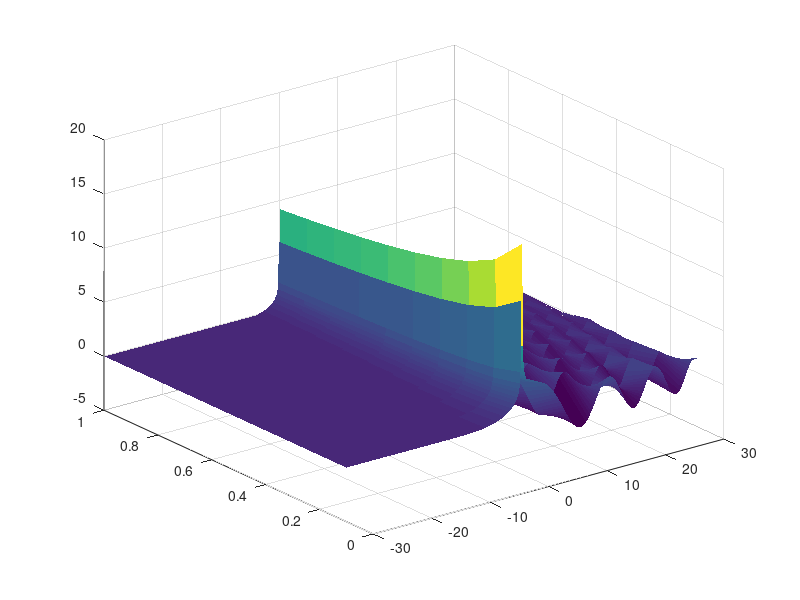

Reproduce this figure in MATLAB.
L = 30;
X = -L:0.1:L;
x = (X);
Y = [];
Tau = 0:0.1:1;
A = 10;
for t = Tau
%    for x = X
%       I = sqrt(((2.*pi)./(abs(sqrt(x/3))*tau))).*...
%         ((A)./(2.*pi)).*(sin((tau.*sqrt(x/3)))./(tau.*(sqrt(x/3)))).*...
%         exp(1i.*tau.*((sqrt(x/3).^3)-sqrt(x/3).*x)+ 1i.*(pi/4).*sign(6.*(sqrt(x/3))-1)); 
        count = 0
        for x = X
            count = count + 1;
%                     if()
                   I(count) = sqrt(((2.*pi)./((6*abs(sqrt(x/3))-1)*((t^(1/2)))))).*...
        ((A)./(2.*pi)).*(sin(((t^(1/2)).*sqrt(x/3)))./((t^(1/2)).*(sqrt(x/3)))).*...
        exp(1i.*(t^(1/2)).*((sqrt(x/3).^3)-sqrt(x/3).*x)+ 1i.*(pi/4).*sign(6.*(sqrt(x/3))-1));
          sqrt(((2.*pi)./(6*abs(-sqrt(x/3)-1)*((t^(1/2)))))).*...
          ((A)./(2.*pi)).*(sin(((t^(1/2)).*-sqrt(x/3)))./((t^(1/2)).*(-sqrt(x/3)))).*...
          exp(1i.*(t^(1/2)).*((-sqrt(x/3).^3)+sqrt(x/3).*x)+ 1i.*(pi/4).*sign(6.*(-sqrt(x/3))-1));  
            
            
%         else
%            I(count) = 0;
%         end
            
        end

%    end
   Y = [Y; I];
end

[B,C] = meshgrid(X,Tau);

h = surf(B,C,real(Y))
set(h,'LineStyle','none')
shg

